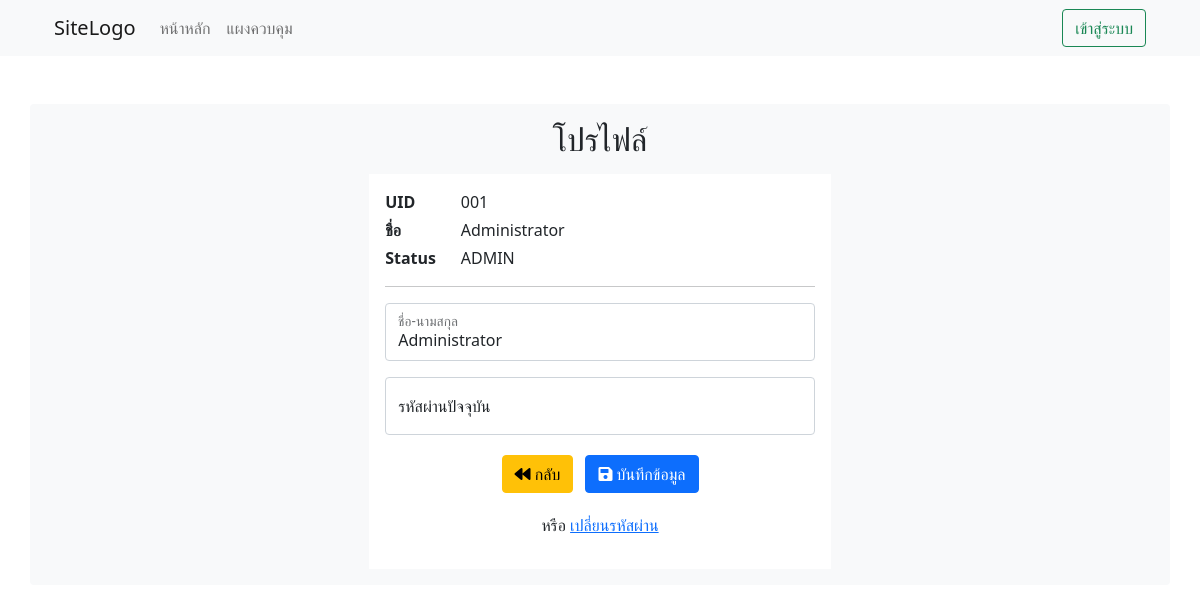
/profile.php (signed in), run on the app's committed database.
### tables this page shows
CREATE TABLE `tb_user` (
  `UserID` int(3) UNSIGNED ZEROFILL NOT NULL,
  `Username` varchar(50) NOT NULL,
  `Password` varchar(50) NOT NULL,
  `Name` varchar(50) NOT NULL,
  `Status` enum('ADMIN','USER') NOT NULL DEFAULT 'USER'
);

### profile.php (the view, shortened to what this page needs)
<!DOCTYPE html>
<html lang="en">
<?php
include("./sys_db_connect.php");
$sql = "SELECT * FROM tb_user WHERE UserID=?";
$stmt = $mysqli->prepare($sql);
$stmt->bind_param("i", $_SESSION['UserID']);
$stmt->execute();
$u = $stmt->get_result()->fetch_assoc();
?>
<head>
    <link rel="stylesheet" href="https://cdnjs.cloudflare.com/ajax/libs/twitter-bootstrap/5.0.0-beta1/css/bootstrap.min.css" />
    <link rel="stylesheet" href="https://cdnjs.cloudflare.com/ajax/libs/font-awesome/5.15.2/css/all.min.css" />
</head>
<body>
    <header class="bg-light">
        <div class="container">
            <nav class="navbar navbar-expand-lg navbar-light ">
                <div class="container-fluid">
                    <a class="navbar-brand" href="/Anuchit/index.php">SiteLogo</a>
                    <div class="collapse navbar-collapse" id="navbarSupportedContent">
                        <ul class="navbar-nav me-auto mb-2 mb-lg-0">
                            <li class="nav-item">
                                <a class="nav-link" aria-current="page" href="/Anuchit/index.php">หน้าหลัก</a>
                            </li>
                            <li class="nav-item">
                                <a class="nav-link" href="/Anuchit/dashboard.php">แผงควบคุม</a>
                            </li>
                        </ul>
                        <div class="d-flex ms-3">
                            <a href="./login.php" class="btn btn-outline-success">เข้าสู่ระบบ</a>
                        </div>
                    </div>
                </div>
            </nav>
        </div>
    </header>
    <main>
        <div class="container mt-5 bg-light p-3 rounded">
            <h2 class="col-12 text-center">โปรไฟล์</h2>
            <div class="col-5 bg-white p-3 mx-auto mt-3">
                <div id="UserStatus">
                    <div class="row mb-1">
                        <div class="col-2 fw-bold">
                            UID
                        </div>
                        <div class="col">
                            <?= str_pad($u['UserID'], 3, "0", STR_PAD_LEFT) ?>
                        </div>
                    </div>
                    <div class="row mb-1">
                        <div class="col-2 fw-bold">
                            ชื่อ
                        </div>
                        <div class="col">
                            <?= $u['Name'] ?>
                        </div>
                    </div>
                    <div class="row mb-1">
                        <div class="col-2 fw-bold">
                            Status
                        </div>
                        <div class="col">
                            <?= $u['Status'] ?>
                        </div>
                    </div>
                    <hr>
                    <form class="needs-validation" method="post" novalidate>
                        <div class="form-floating mb-3">
                            <input type="text" class="form-control" name="Name" placeholder="ชื่อ-นามสกุล" value="<?= $u['Name'] ?>" required>
                            <label for="Name">ชื่อ-นามสกุล</label>
                        </div>
                        <div class="form-floating mb-3">
                            <input type="password" class="form-control" name="Password" placeholder="รหัสผ่านปัจจุบัน" required>
                            <label for="Password">รหัสผ่านปัจจุบัน</label>
                        </div>
                        <div class="mb-3 text-center">
                            <a href="./dashboard.php" class="btn btn-warning m-1"><i class="fa fa-backward" aria-hidden="true"></i> กลับ</a>
                            <button name="profileSubmit" class="btn btn-primary m-1"><i class="fa fa-save" aria-hidden="true"></i> บันทึกข้อมูล</button>
                        </div>
                        <div class="mb-3 text-center">
                            หรือ <a href="./changePassword.php">เปลี่ยนรหัสผ่าน</a>
                        </div>
                    </form>
                </div>
            </div>
        </div>
    </main>
</body>
</html>

### data on the page
tb_user: UserID "001", Name "Administrator", Status "ADMIN"
